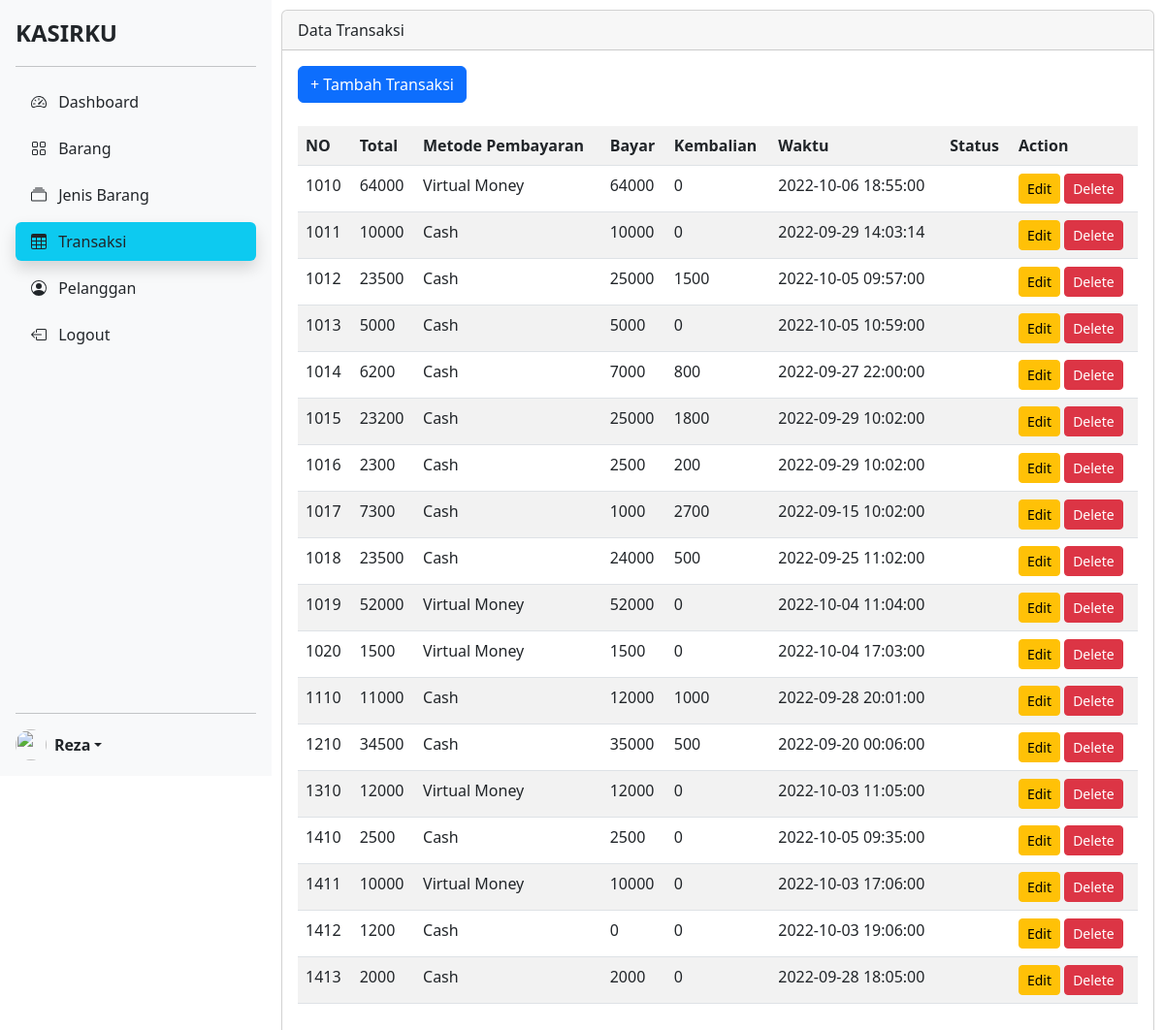
Screenshot of /view_transaksi.php (signed in) with the database file from the repository.
### tables this page shows
CREATE TABLE `transaksi` (
  `id_transaksi` int(11) NOT NULL,
  `total` int(11) NOT NULL,
  `metode_pembayaran` varchar(20) NOT NULL,
  `bayar` int(11) NOT NULL,
  `kembalian` int(11) NOT NULL,
  `waktu` datetime NOT NULL,
  `status_pembayaran` varchar(15) NOT NULL
);

### view_transaksi.php (the view, shortened to what this page needs)
<!DOCTYPE html>
<html lang="en">
<head>
    <link href="https://cdn.jsdelivr.net/npm/bootstrap@5.2.1/dist/css/bootstrap.min.css" rel="stylesheet">
    <link rel="stylesheet" href="style.css">
</head>
<body>
    <div class="d-flex flex-row">
        <nav class="sticky">
            <?php
            include('nav/index.php');
            ?>
        </nav>
        <div class="card flex-grow-1" style="margin:10px">
            <div class="card-header">Data Transaksi</div>
            <div class="card-body">
                <button type="button" class="btn btn-primary" data-bs-toggle="modal" data-bs-target="#addTransaksiModal">
                    + Tambah Transaksi
                </button>
                <br><br>
                <table id="tabel_data" class="table table-hover table-striped">
                    <tr>
                        <th>NO</th>
                        <th>Total</th>
                        <th>Metode Pembayaran</th>
                        <th>Bayar</th>
                        <th>Kembalian</th>
                        <th>Waktu</th>
                        <th>Status</th>
                        <th>Action</th>
                    </tr>
                    <?php
                    require_once('db_login.php');
                    $query = "SELECT * FROM transaksi ORDER BY id_transaksi";
                    $query_run = mysqli_query($con, $query);
                    if (mysqli_num_rows($query_run) > 0) {
                        foreach ($query_run as $transaksi) {
                    ?>
                            <tr>
                                <td><?= $transaksi['id_transaksi'] ?></td>
                                <td><?= $transaksi['total'] ?></td>
                                <td><?= $transaksi['metode_pembayaran'] ?></td>
                                <td><?= $transaksi['bayar'] ?></td>
                                <td><?= $transaksi['kembalian'] ?></td>
                                <td><?= $transaksi['waktu'] ?></td>
                                <td><?= $transaksi['status'] ?></td>
                                <td>
                                    <button type="button" value="<?= $transaksi['id_transaksi']; ?>" class="editTransaksiBtn btn btn-warning btn-sm"><i class="fa-regular fa-file-plus"></i>Edit</button>
                                    <button type="button" value="<?= $transaksi['id_transaksi']; ?>" class="deleteTransaksiBtn btn btn-danger btn-sm"><i class="fa-regular fa-file-minus"></i>Delete</button>
                                    </td>
                            </tr>
                    <?php
                        }
                    }
                    ?>
                </table>
            </div>
        </div>
    </div>
</body>
</html>

### style.css (style rules this page uses)
.sticky { position: sticky; position: -webkit-sticky; top: 0; align-self: flex-start; }

### nav/sidebars.css (style rules this page uses)
body { min-height: 100vh; min-height: -webkit-fill-available; }
html { height: -webkit-fill-available; }

### rows the page displays
transaksi: id_transaksi "1010", total "64000", metode_pembayaran "Virtual Money", bayar "64000", kembalian "0", waktu "2022-10-06 18:55:00"
transaksi: id_transaksi "1011", total "10000", metode_pembayaran "Cash", bayar "10000", kembalian "0", waktu "2022-09-29 14:03:14"
transaksi: id_transaksi "1012", total "23500", metode_pembayaran "Cash", bayar "25000", kembalian "1500", waktu "2022-10-05 09:57:00"
transaksi: id_transaksi "1013", total "5000", metode_pembayaran "Cash", bayar "5000", kembalian "0", waktu "2022-10-05 10:59:00"
transaksi: id_transaksi "1014", total "6200", metode_pembayaran "Cash", bayar "7000", kembalian "800", waktu "2022-09-27 22:00:00"
transaksi: id_transaksi "1015", total "23200", metode_pembayaran "Cash", bayar "25000", kembalian "1800", waktu "2022-09-29 10:02:00"
transaksi: id_transaksi "1016", total "2300", metode_pembayaran "Cash", bayar "2500", kembalian "200", waktu "2022-09-29 10:02:00"
transaksi: id_transaksi "1017", total "7300", metode_pembayaran "Cash", bayar "1000", kembalian "2700", waktu "2022-09-15 10:02:00"
transaksi: id_transaksi "1018", total "23500", metode_pembayaran "Cash", bayar "24000", kembalian "500", waktu "2022-09-25 11:02:00"
transaksi: id_transaksi "1019", total "52000", metode_pembayaran "Virtual Money", bayar "52000", kembalian "0", waktu "2022-10-04 11:04:00"
transaksi: id_transaksi "1020", total "1500", metode_pembayaran "Virtual Money", bayar "1500", kembalian "0", waktu "2022-10-04 17:03:00"
transaksi: id_transaksi "1110", total "11000", metode_pembayaran "Cash", bayar "12000", kembalian "1000", waktu "2022-09-28 20:01:00"
transaksi: id_transaksi "1210", total "34500", metode_pembayaran "Cash", bayar "35000", kembalian "500", waktu "2022-09-20 00:06:00"
transaksi: id_transaksi "1310", total "12000", metode_pembayaran "Virtual Money", bayar "12000", kembalian "0", waktu "2022-10-03 11:05:00"
transaksi: id_transaksi "1410", total "2500", metode_pembayaran "Cash", bayar "2500", kembalian "0", waktu "2022-10-05 09:35:00"
transaksi: id_transaksi "1411", total "10000", metode_pembayaran "Virtual Money", bayar "10000", kembalian "0", waktu "2022-10-03 17:06:00"
transaksi: id_transaksi "1412", total "1200", metode_pembayaran "Cash", bayar "0", kembalian "0", waktu "2022-10-03 19:06:00"
transaksi: id_transaksi "1413", total "2000", metode_pembayaran "Cash", bayar "2000", kembalian "0", waktu "2022-09-28 18:05:00"

### other values shown
$_SESSION['username'] "Reza"
